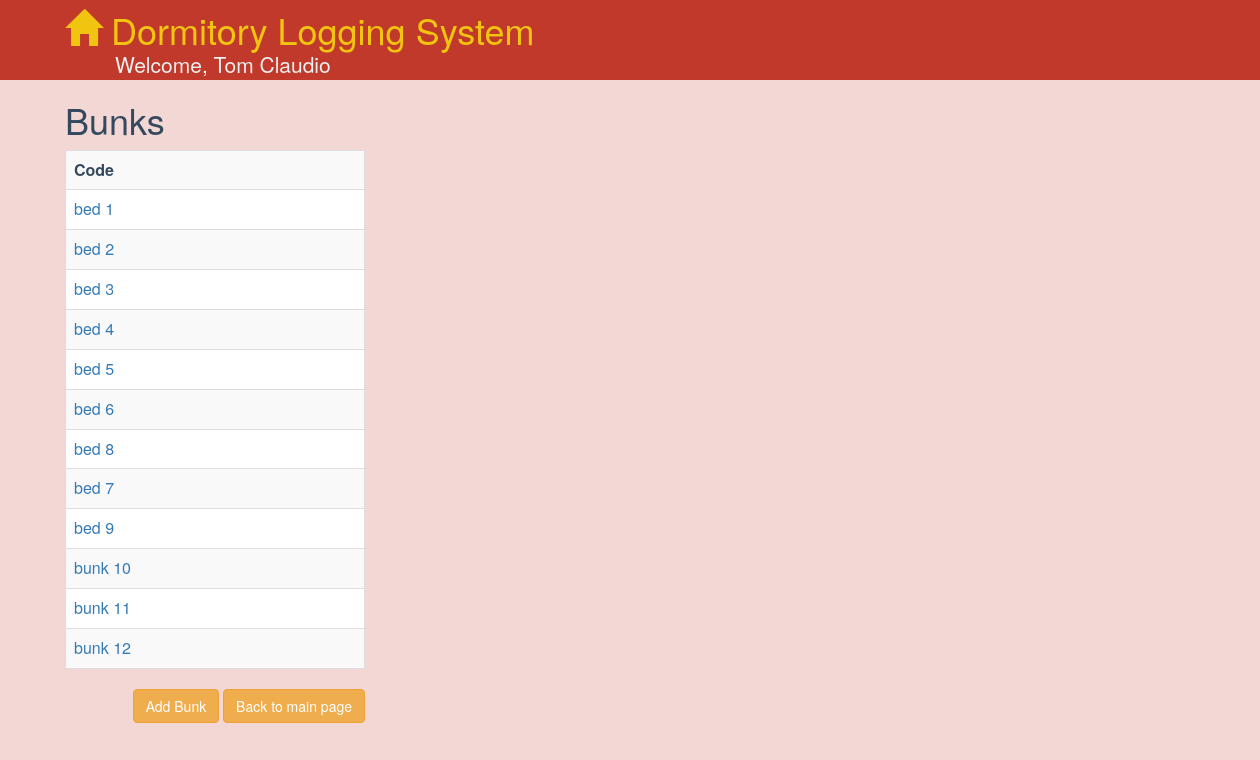
The app's page /bunks/ (signed in), older data.
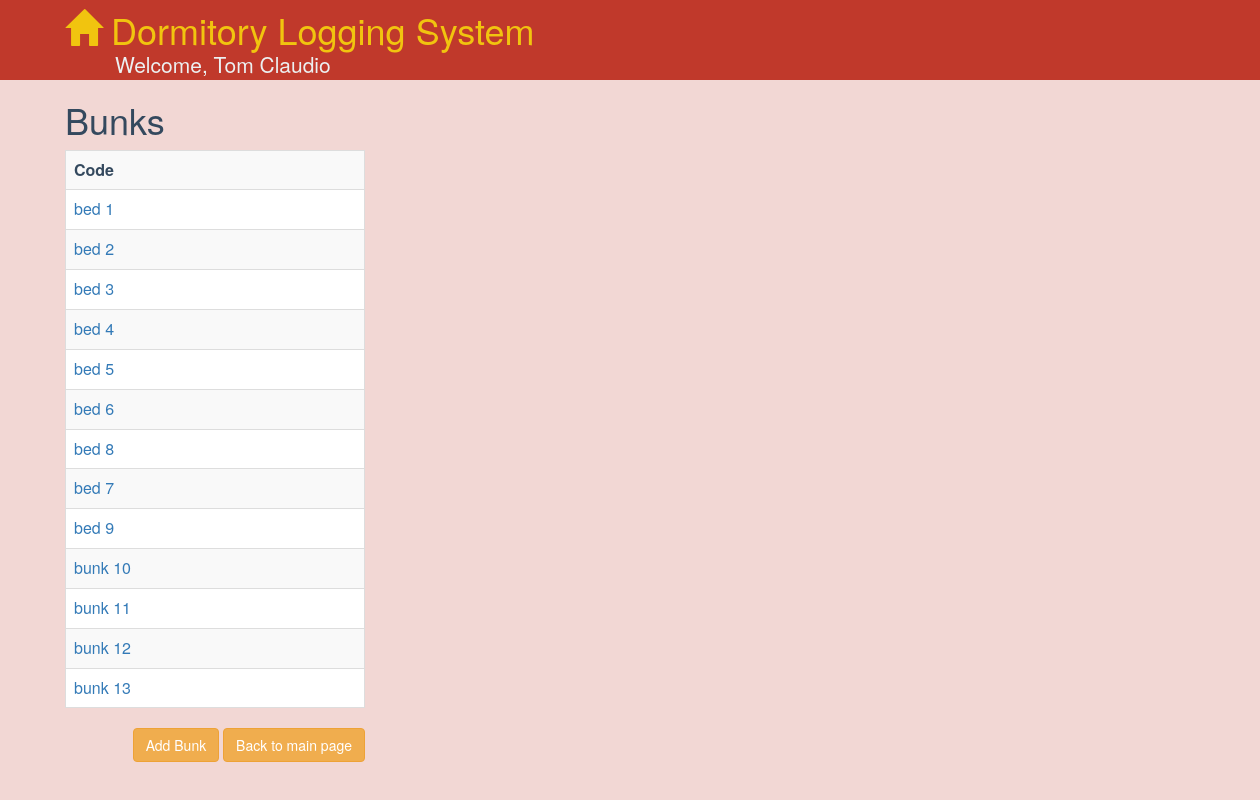
The same page, newer data.
### dormitory/models.py (models this page shows, shortened)
class Bunk(models.Model):
    code = models.CharField(max_length=12, unique=True)
    objects = BunkManager()

### dormitory/views.py (the view)
@login_required
def list_bunks(request):
    bunks = Bunk.objects.all()
    return render(request, 'bunk_list.html', {'bunks': bunks})

### dormitory/templates/bunk_list.html
{% extends 'base.html' %}
{% block content %}
<div class="row" style="margin-left:50px; max-width:300px">
    <h1 id="app-title">Bunks</h1>
    <table class="table table-bordered table-striped">
        <tr>
            <th>Code</th>
        </tr>
        {% for bunk in bunks %}
            <tr>
                <td><a href="{% url 'bunk' bunk.id %}">{{bunk.code}}</a></td>
            </tr>
        {% endfor %}
    </table>
    <div class="pull-right" style="margin-bottom: 10px">
        <a class="btn btn-warning" role="button" href="{% url 'add_bunk' %}">Add Bunk</a>
        <a class="btn btn-warning" role="button" href="{% url 'index' %}">Back to main page</a>
    </div>
</div>
{% endblock %}

Row changes from the older to the newer data that the page shows:
added Bunk: code "bunk 13"
